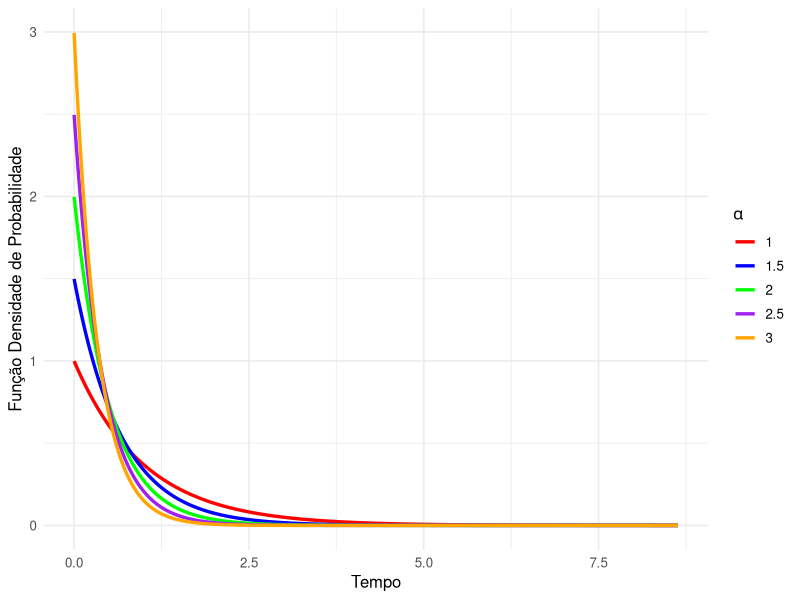
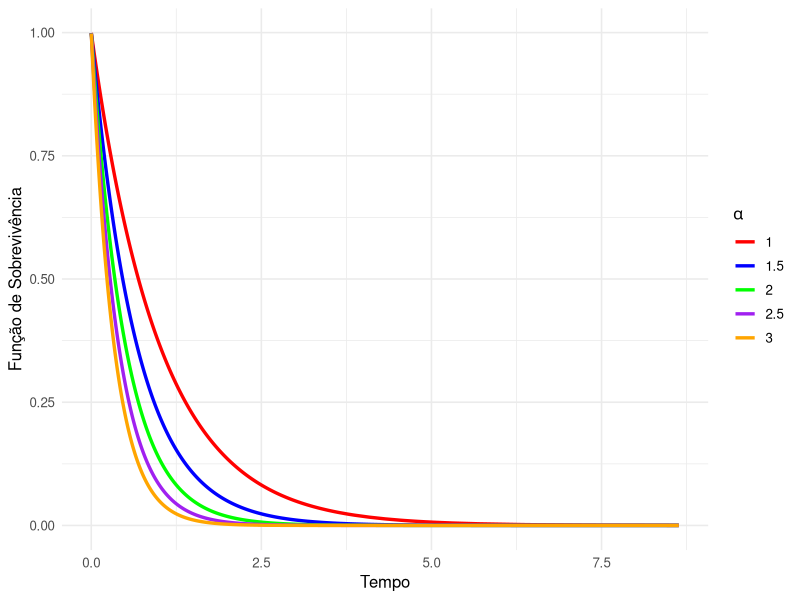
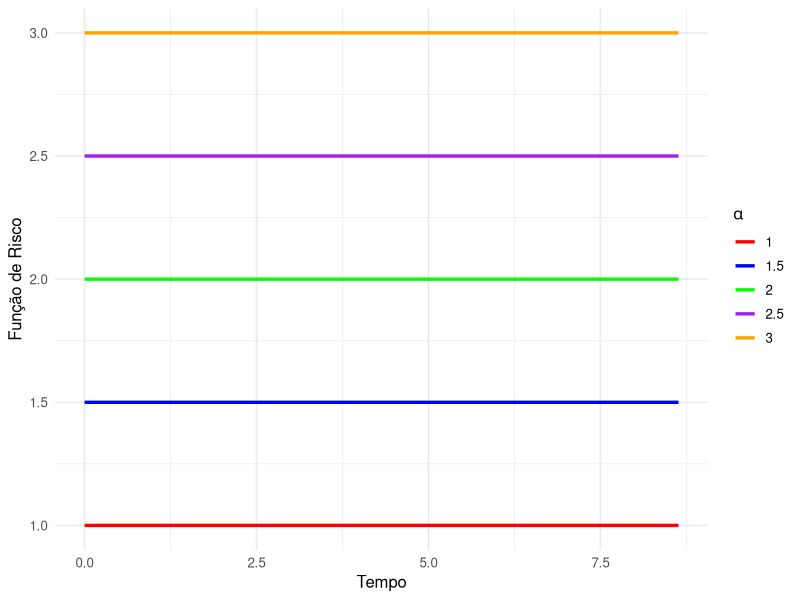
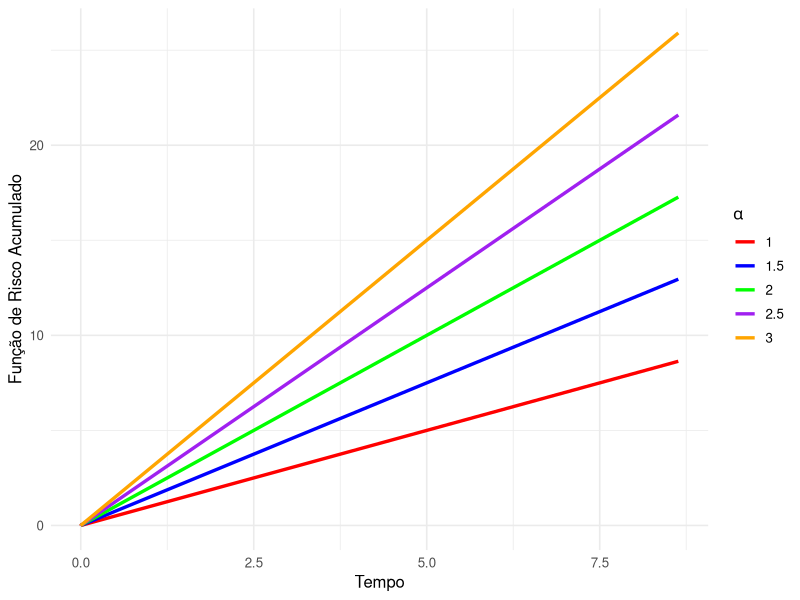
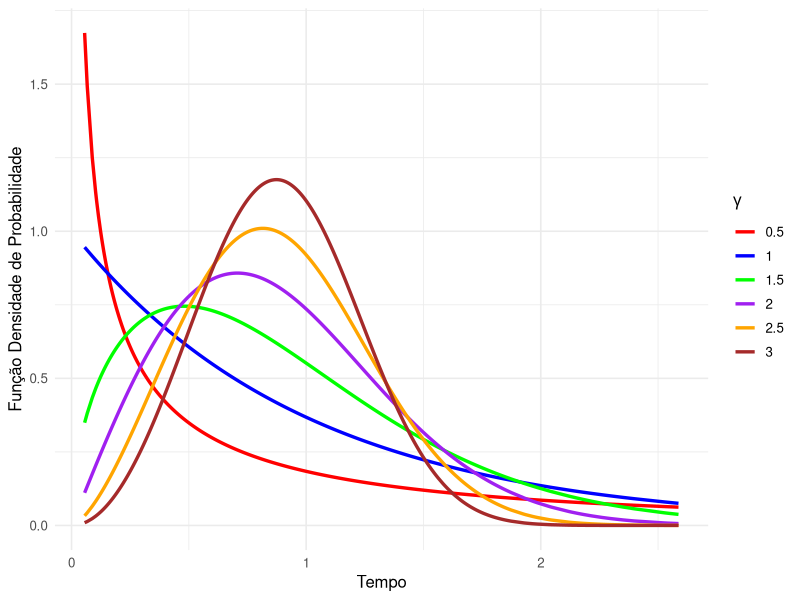
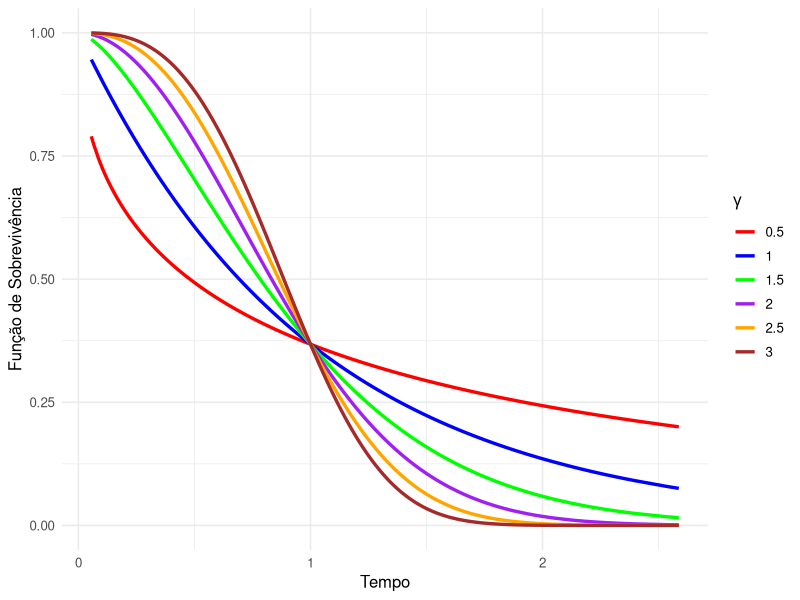
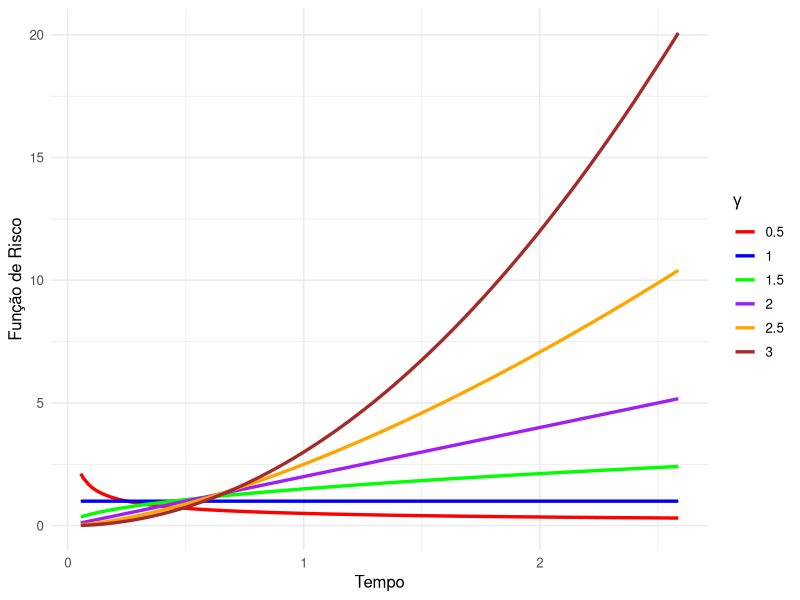
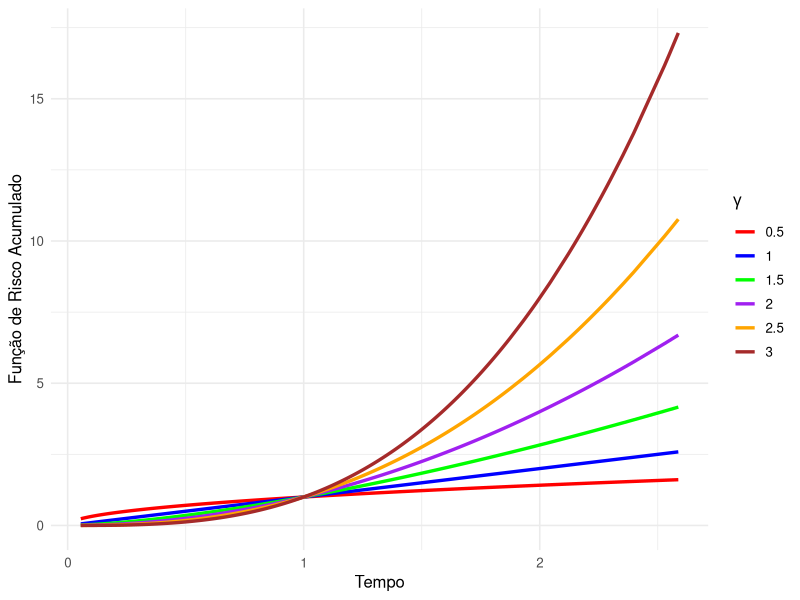

R code for these plots, in order:
# -----------------------
# [1] ATIVAÇÃO DE PACOTES
# -----------------------
library(dplyr)
library(ggplot2)

# ---------------------------
# [1] DISTRIBUIÇÃO EXPONENCIAL
# ---------------------------
# -------------
# [1.1] FUNÇÕES
# -------------

density.exp <- function(times, rate.par) dexp(x = times, rate = rate.par)
survival.exp <- function(times, rate.par) 1 - pexp(q = times, rate = rate.par)
hazard.exp <- function(times, rate.par) density.exp(times, rate.par)/survival.exp(times, rate.par)
accumul.hazard.exp <- function(times, rate.par) - log(x = survival.exp(times, rate.par))

# ----------------------------------------
# [1.2] SIMULAÇÃO E VARIAÇÃO DE PARÂMETROS
# ----------------------------------------

set.seed(123456789)        # Semente para reprodutibilidade
n <- 1000                  # Tamanho amostral
times <- rexp(n, rate = 1) # Simulando dados de uma exponencial
alphas <- c(1, 1.5, 2, 2.5, 3) # Valores do parâmetro a serem avaliados

# Criando um Data Frame com valores das funções
dados.exp <- do.call(
  rbind, lapply(alphas, function(alpha) {
    data.frame(
      times = sort(times),
      ft = density.exp(sort(times), alpha),
      st = survival.exp(sort(times), alpha),
      ht = hazard.exp(sort(times), alpha),
      Ht = accumul.hazard.exp(sort(times), alpha),
      rate = factor(alpha)
    )
  })
)

# ---------------------------------------------
# [1.3] FUNÇÃO GRÁFICA & VISUALIZAÇÕES GRÁFICAS
# ---------------------------------------------

plot.function.exp <- function(df, f, label) {
  ggplot(data = df, aes_string(x = "times", y = f, color = "rate")) +
    geom_line(size = 1.15) +
    labs(x = "Tempo", y = label, color = expression(alpha)) +
    scale_color_manual(
      values = c("red", "blue", "green", "purple", "orange"), 
      labels = (levels(df$rate))
    ) + theme_minimal(base_size = 12)
}

# Plotando a função densidade de probabilidade
plot.function.exp(dados.exp, "ft", "Função Densidade de Probabilidade")

# Plotando a função de sobrevivência
plot.function.exp(dados.exp, "st", "Função de Sobrevivência")

# Plotando a função de risco
plot.function.exp(dados.exp, "ht", "Função de Risco")

# Plotando a função de risco acumulado
plot.function.exp(dados.exp, "Ht", "Função de Risco Acumulado")

# ------------------------
# [2] DISTRIBUIÇÃO WEIBULL
# ------------------------
# -------------
# [2.1] FUNÇÕES
# -------------

density.weib <- function(times, shape.par, scale.par) dweibull(x=times, shape=shape.par, scale=scale.par)
survival.weib <- function(times, shape.par, scale.par) 1 - pweibull(q=times, shape=shape.par, scale=scale.par)
hazard.weib <- function(times, shape.par, scale.par) density.weib(times,shape.par,scale.par)/survival.weib(times,shape.par,scale.par)
accumul.hazard.weib <- function(times, shape.par, scale.par) - log(x = survival.weib(times,shape.par,scale.par))

# ----------------------------------------
# [2.2] SIMULAÇÃO E VARIAÇÃO DE PARÂMETROS
# ----------------------------------------
n <- 1000                                  # Tamanho amostral
times <- rweibull(n, shape = 2, scale = 1) # Simulando dados de uma Weibull
alpha <- 1                                 # Fixo para simplificar
gammas <- c(0.5, 1.0, 1.5, 2.0, 2.5, 3.0)  # # Valores do parâmetro a serem avaliados

# Criando um Data Frame com valores das funções
dados.weib <- do.call(rbind, lapply(gammas, function(gamma) {
  data.frame(
    times = sort(times),
    ft = density.weib(sort(times), gamma, alpha),
    st = survival.weib(sort(times), gamma, alpha),
    ht = hazard.weib(sort(times), gamma, alpha),
    Ht = accumul.hazard.weib(sort(times), gamma, alpha),
    gamma = factor(gamma)
  )
}))

# ---------------------------------------------
# [2.3] FUNÇÃO GRÁFICA & VISUALIZAÇÕES GRÁFICAS
# ---------------------------------------------

plot.function.weib <- function(df, f, label) {
  ggplot(data = df, aes_string(x = "times", y = f, color = "gamma")) +
    geom_line(size = 1.15) +
    labs(x = "Tempo", y = label, color = expression(gamma)) +
    scale_color_manual(
      values = c("red", "blue", "green", "purple", "orange", "brown"), 
      labels = (levels(df$gamma))
    ) + theme_minimal(base_size = 12)
}

# Plotando a função densidade de probabilidade
plot.function.weib(dados.weib, "ft", "Função Densidade de Probabilidade")

# Plotando a função de sobrevivência
plot.function.weib(dados.weib, "st", "Função de Sobrevivência")

# Plotando a função de risco
plot.function.weib(dados.weib, "ht", "Função de Risco")

# Plotando a função de risco acumulado
plot.function.weib(dados.weib, "Ht", "Função de Risco Acumulado")

# ---------------------------
# [3] DISTRIBUIÇÃO LOG-NORMAL
# ---------------------------
# -------------
# [3.1] FUNÇÕES
# -------------

density.lnorm <- function(times, loc.par, scale.par) dlnorm(x=times, loc.par, scale.par)
survival.lnorm <- function(times, loc.par, scale.par) 1 - pnorm(q=(log(times)-loc.par)/scale.par)
hazard.lnorm <- function(times, loc.par, scale.par) density.lnorm(times, loc.par, scale.par)/survival.lnorm(times, loc.par, scale.par)
accumul.hazard.lnorm <- function(times, loc.par, scale.par) - log(x=survival.lnorm(times, loc.par, scale.par))

# ----------------------------------------
# [3.2] SIMULAÇÃO E VARIAÇÃO DE PARÂMETROS
# ----------------------------------------
n <- 1000                                  # Tamanho amostral
times <- rlnorm(n, meanlog = 0, sdlog = 1) # Simulando dados de uma Log-normal
loc.pars <- c(0, 0.5, 1, 1.5, 2, 2.5)      # Valores de mu
scale.par <- 1                             # Valor fixo de sigma

# Criando um Data Frame com valores das funções
dados.lnorm <- do.call(
  rbind, lapply(loc.pars, function(loc.par) {
    data.frame(
      times = sort(times),
      ft = density.lnorm(sort(times), loc.par, scale.par),
      st = survival.lnorm(sort(times), loc.par, scale.par),
      ht = hazard.lnorm(sort(times), loc.par, scale.par),
      Ht = accumul.hazard.lnorm(sort(times), loc.par, scale.par),
      mu = factor(loc.par)
    )
  })
)

# ---------------------------------------------
# [3.3] FUNÇÃO GRÁFICA & VISUALIZAÇÕES GRÁFICAS
# ---------------------------------------------

plot.function.lnorm <- function(df, f, label) {
  ggplot(data = df, aes_string(x = "times", y = f, color = "mu")) +
    geom_line(size = 1.15) +
    labs(x = "Tempo", y = label, color = expression(mu)) +
    scale_color_manual(
      values = c("red", "blue", "green", "purple", "orange", "brown"), 
      labels = (levels(df$mu))
    ) + theme_minimal(base_size = 12)
}

# Plotando a função densidade de probabilidade
plot.function.lnorm(dados.lnorm, "ft", "Função Densidade de Probabilidade")

# Plotando a função de sobrevivência
plot.function.lnorm(dados.lnorm, "st", "Função de Sobrevivência")

# Plotando a função de risco
plot.function.lnorm(dados.lnorm, "ht", "Função de Risco")

# Plotando a função de risco acumulado
plot.function.lnorm(dados.lnorm, "Ht", "Função de Risco Acumulado")